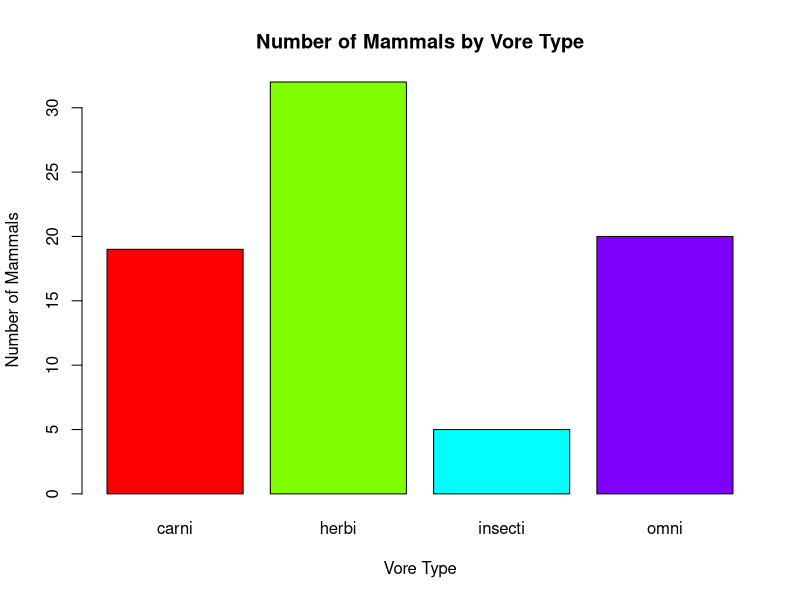
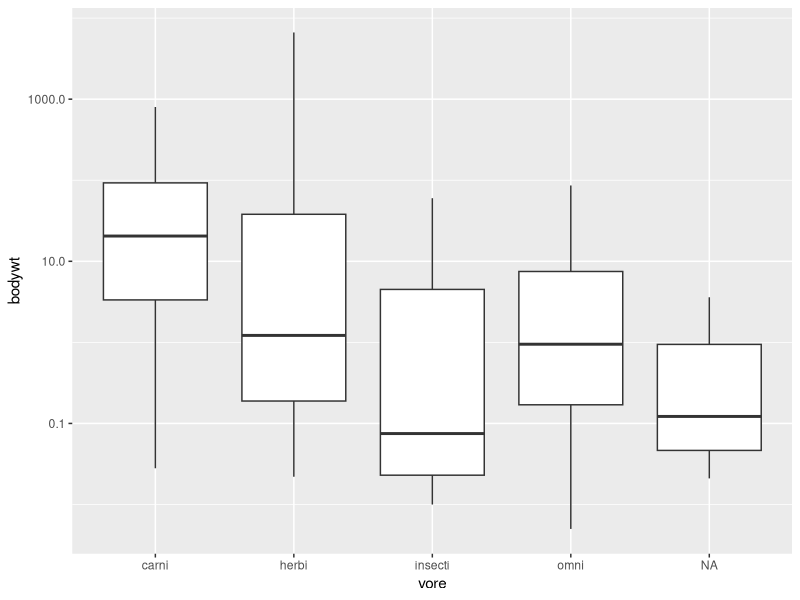
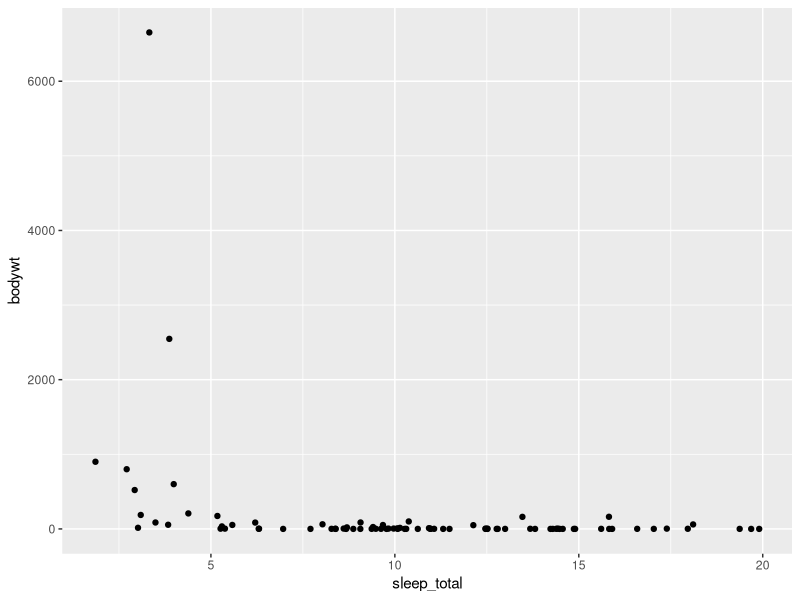
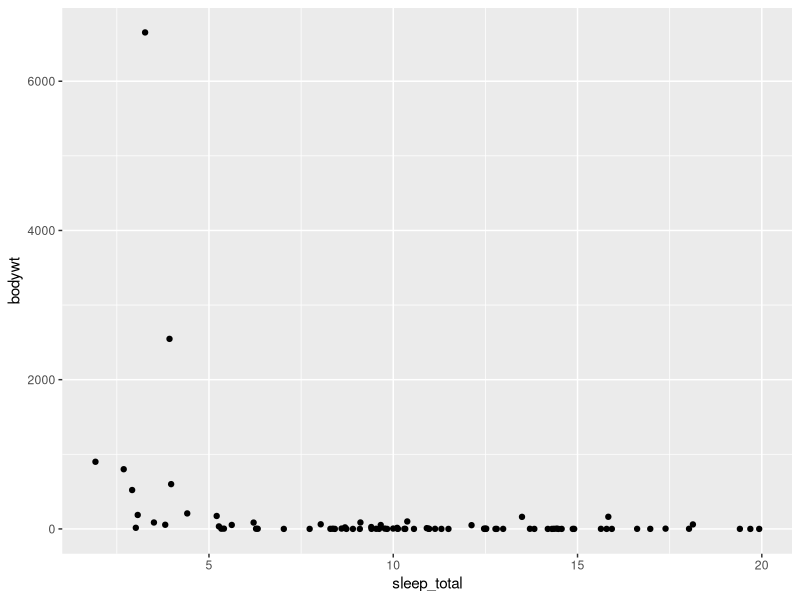
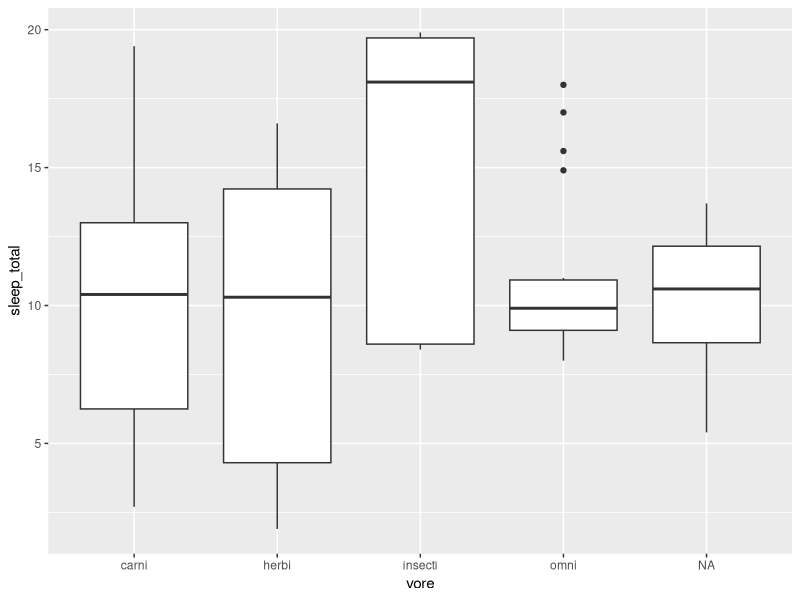
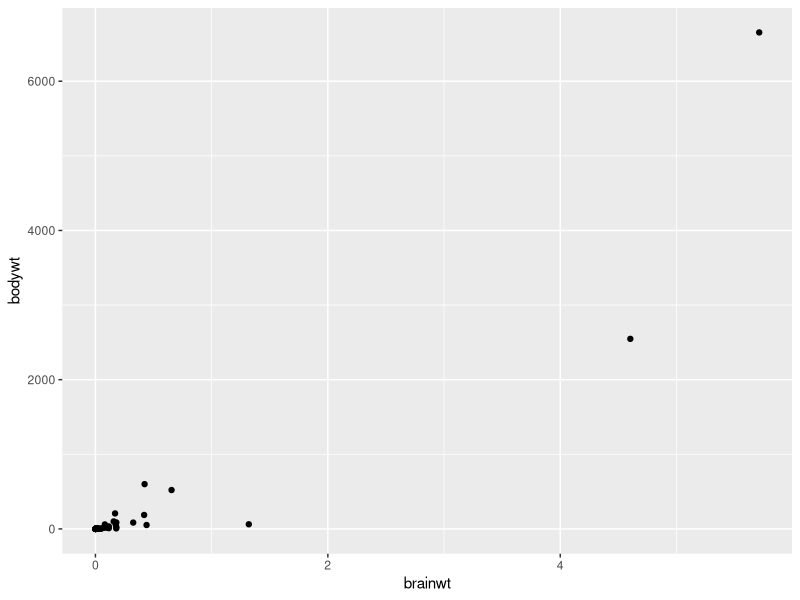

The R source for these figures, in order:
## ---- chunk 1
library("tidyverse")
options(scipen = 999) #disable scientific notation
data(msleep,package="ggplot2")
## ---- chunk 2
glimpse(msleep)
msleep<-msleep
## ---- chunk 3
glimpse(msleep)
## ---- chunk 4
names(msleep)
#?msleep
## ---- chunk 5


data(msleep, package = "ggplot2")
vore_counts <- table(msleep$vore)
barplot(vore_counts,
        main = "Number of Mammals by Vore Type",
        xlab = "Vore Type",
        ylab = "Number of Mammals",
        col = rainbow(length(vore_counts)))

#Herbivore is the most represented in the data
## ---- chunk 6
mean(msleep$sleep_total)
## ---- chunk 7
summary(msleep$bodywt)
## ---- chunk 8
ggplot(data=msleep,
   mapping=aes(x=vore,y=bodywt))+geom_boxplot()+scale_y_log10()
## ---- chunk 9
ggplot(msleep) +
  geom_jitter(aes(x=sleep_total, y=bodywt))
   
## ---- chunk 10
ggplot(msleep)+
  geom_jitter(aes(x=sleep_total, y=bodywt))
## ---- chunk 11
ggplot(msleep)+
  geom_boxplot(aes(x=vore, y=sleep_total))

#Carnivores tend to sleep the most
## ---- chunk 12
ggplot(msleep)+
  geom_jitter(aes(x=brainwt, y=bodywt))
#There is a positive correlation
## ---- chunk 13
